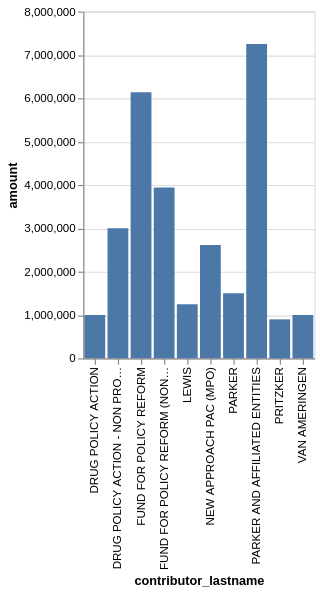

Source (notebook cell):
### Code cell
# produce a plot

alt.Chart(top_supporters).mark_bar().encode(
    x="contributor_lastname",
    y="amount")

### Figure 1 — Vega-Lite specification as saved in the notebook (floating-point values rounded to 4 significant figures)
{"config": {"view": {"continuousWidth": 300, "continuousHeight": 300}}, "data": {"name": "data-94750d91730bb22cf53d0f99db197cf1"}, "mark": {"type": "bar"}, "encoding": {"x": {"field": "contributor_lastname", "type": "nominal"}, "y": {"field": "amount", "type": "quantitative"}}, "$schema": "https://vega.github.io/schema/vega-lite/v5.20.1.json", "datasets": {"data-94750d91730bb22cf53d0f99db197cf1": [{"contributor_firstname": "SEAN", "contributor_lastname": "PARKER AND AFFILIATED ENTITIES", "amount": 7250000.0}, {"contributor_firstname": "", "contributor_lastname": "FUND FOR POLICY REFORM", "amount": 6140000.0}, {"contributor_firstname": "", "contributor_lastname": "FUND FOR POLICY REFORM (NONPROFIT 501 (C)(4))", "amount": 3940000.0}, {"contributor_firstname": "", "contributor_lastname": "DRUG POLICY ACTION - NON PROFIT 501C4, YES ON PROP. 64", "amount": 3000000.0}, {"contributor_firstname": "", "contributor_lastname": "NEW APPROACH PAC (MPO)", "amount": 2615000.0}, {"contributor_firstname": "SEAN", "contributor_lastname": "PARKER", "amount": 1500000.0}, {"contributor_firstname": "DANIEL", "contributor_lastname": "LEWIS", "amount": 1250000.0}, {"contributor_firstname": "HENRY", "contributor_lastname": "VAN AMERINGEN", "amount": 1000000.0}, {"contributor_firstname": "", "contributor_lastname": "DRUG POLICY ACTION", "amount": 1000000.0}, {"contributor_firstname": "NICHOLAS", "contributor_lastname": "PRITZKER", "amount": 900000.0}]}}
